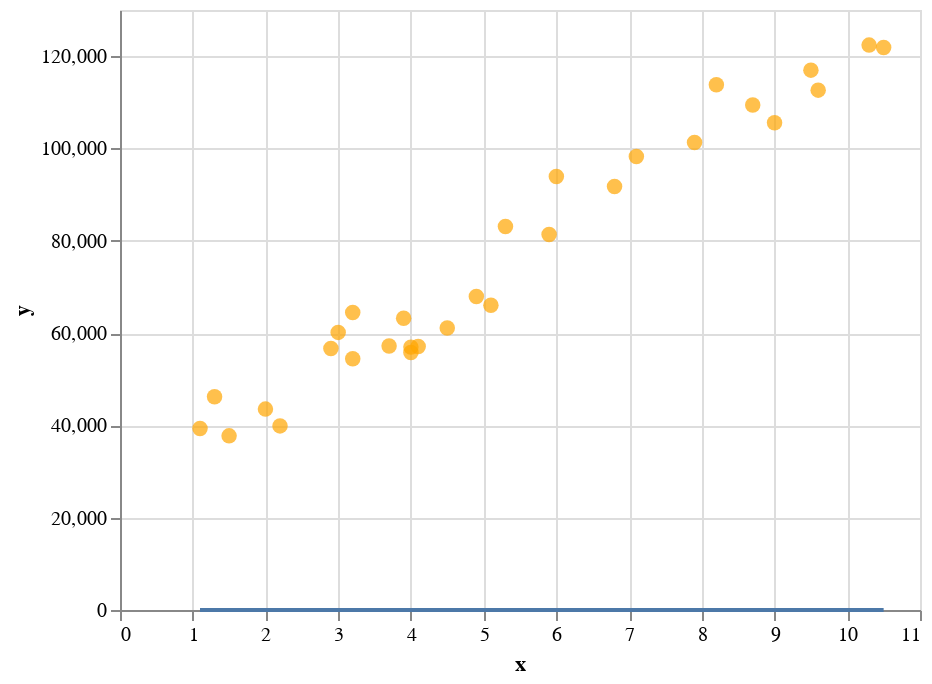

The notebook cell saved with this chart:
### Markdown cell above
**[4.3]** Choose 2 new values for the model parameters (a and b) and use the defined function to check the predictions results

### Code cell
check_parameters(1,1,x,y)

### Figure 1 — Vega-Lite specification as saved in the notebook (floating-point values rounded to 4 significant figures)
{"config": {"view": {"continuousWidth": 400, "continuousHeight": 300}}, "layer": [{"data": {"name": "data-1ee9df97fb10d69c78502e814767ebb8"}, "mark": {"type": "circle", "color": "orange", "size": 60}, "encoding": {"x": {"field": "x", "type": "quantitative"}, "y": {"field": "y", "type": "quantitative"}}}, {"data": {"name": "data-7953073ae22631bdb17ac3a5e1b3a004"}, "mark": "line", "encoding": {"x": {"field": "x", "type": "quantitative"}, "y": {"field": "y", "type": "quantitative"}}}], "$schema": "https://vega.github.io/schema/vega-lite/v4.17.0.json", "datasets": {"data-1ee9df97fb10d69c78502e814767ebb8": [{"x": 1.1, "y": 39340.0}, {"x": 1.3, "y": 46200.0}, {"x": 1.5, "y": 37730.0}, {"x": 2.0, "y": 43520.0}, {"x": 2.2, "y": 39890.0}, {"x": 2.9, "y": 56640.0}, {"x": 3.0, "y": 60150.0}, {"x": 3.2, "y": 54440.0}, {"x": 3.2, "y": 64440.0}, {"x": 3.7, "y": 57190.0}, {"x": 3.9, "y": 63220.0}, {"x": 4.0, "y": 55790.0}, {"x": 4.0, "y": 56960.0}, {"x": 4.1, "y": 57080.0}, {"x": 4.5, "y": 61110.0}, {"x": 4.9, "y": 67940.0}, {"x": 5.1, "y": 66030.0}, {"x": 5.3, "y": 83090.0}, {"x": 5.9, "y": 81360.0}, {"x": 6.0, "y": 93940.0}, {"x": 6.8, "y": 91740.0}, {"x": 7.1, "y": 98270.0}, {"x": 7.9, "y": 101300.0}, {"x": 8.2, "y": 113800.0}, {"x": 8.7, "y": 109400.0}, {"x": 9.0, "y": 105600.0}, {"x": 9.5, "y": 117000.0}, {"x": 9.6, "y": 112600.0}, {"x": 10.3, "y": 122400.0}, {"x": 10.5, "y": 121900.0}], "data-7953073ae22631bdb17ac3a5e1b3a004": [{"x": 1.1, "y": 2.1}, {"x": 1.3, "y": 2.3}, {"x": 1.5, "y": 2.5}, {"x": 2.0, "y": 3.0}, {"x": 2.2, "y": 3.2}, {"x": 2.9, "y": 3.9}, {"x": 3.0, "y": 4.0}, {"x": 3.2, "y": 4.2}, {"x": 3.2, "y": 4.2}, {"x": 3.7, "y": 4.7}, {"x": 3.9, "y": 4.9}, {"x": 4.0, "y": 5.0}, {"x": 4.0, "y": 5.0}, {"x": 4.1, "y": 5.1}, {"x": 4.5, "y": 5.5}, {"x": 4.9, "y": 5.9}, {"x": 5.1, "y": 6.1}, {"x": 5.3, "y": 6.3}, {"x": 5.9, "y": 6.9}, {"x": 6.0, "y": 7.0}, {"x": 6.8, "y": 7.8}, {"x": 7.1, "y": 8.1}, {"x": 7.9, "y": 8.9}, {"x": 8.2, "y": 9.2}, {"x": 8.7, "y": 9.7}, {"x": 9.0, "y": 10.0}, {"x": 9.5, "y": 10.5}, {"x": 9.6, "y": 10.6}, {"x": 10.3, "y": 11.3}, {"x": 10.5, "y": 11.5}]}}
